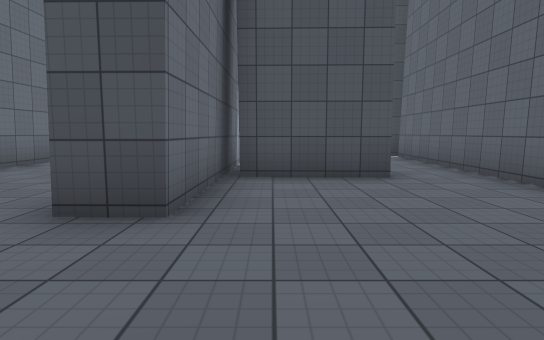
[1] (above)

24 first-person views from a walk through a Unity game level. The camera is 1.3 m above the floor, tilts 6° down and sees 75° across. The floor is counted in squares, 2 m on a side. Each view is taken from the middle of a square. On the plan, view 1 faces up. The plan holds only what a view shows up to about 10 squares ahead; the rest is blank. The place goes on beyond the plan. Surface patterns are stand-ins for the level's own textures.

[2]
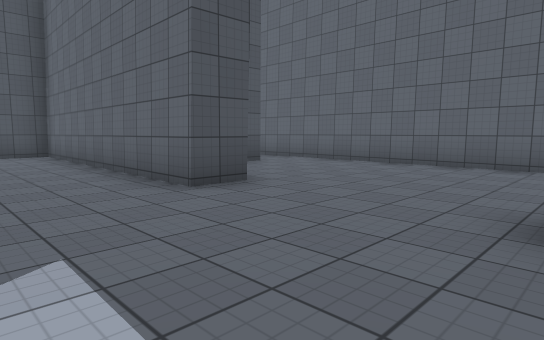

[3]
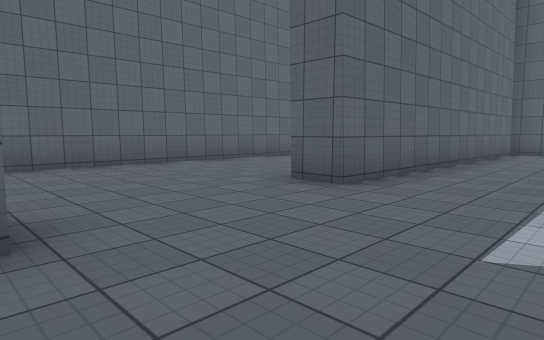

[4]
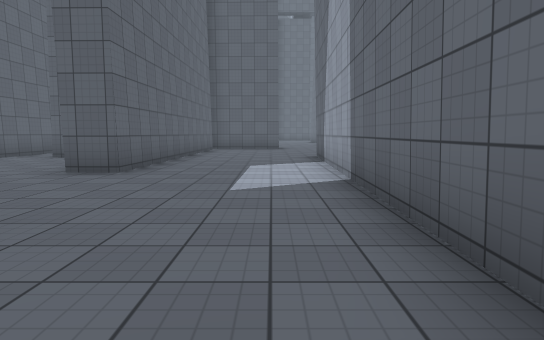

[5]
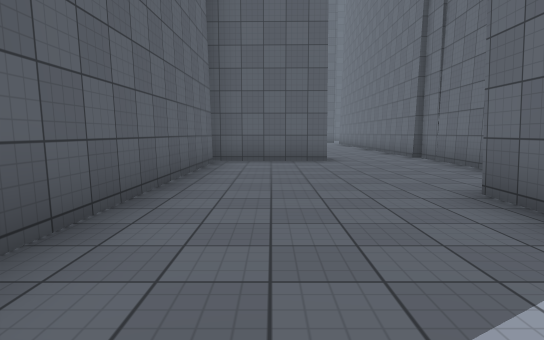

[6]
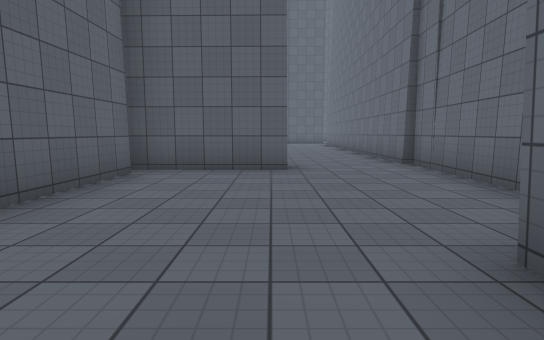

[7]
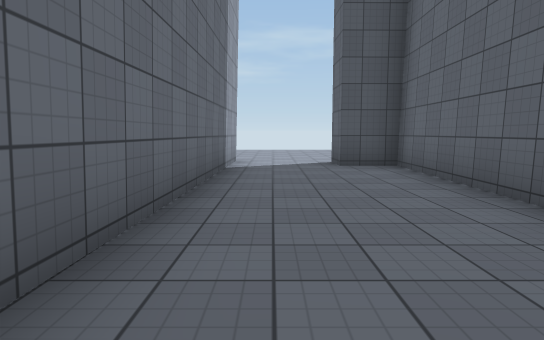

[8]
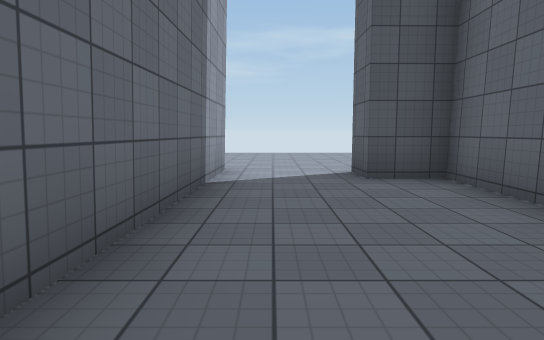

[9]
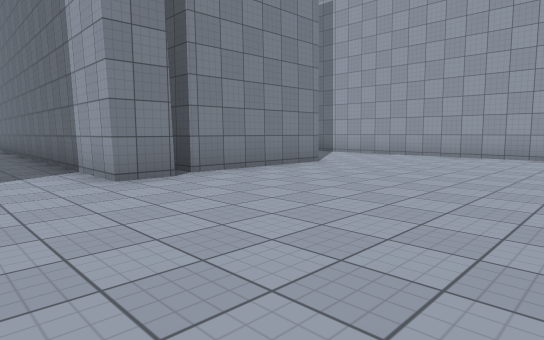

[10]
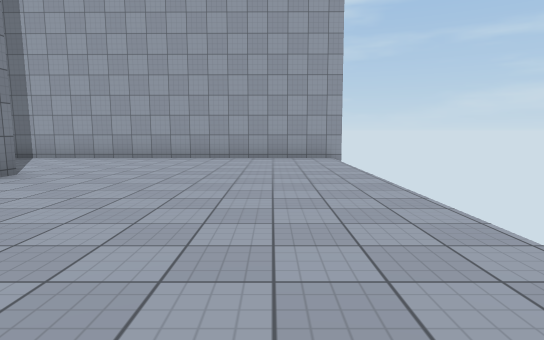

[11]
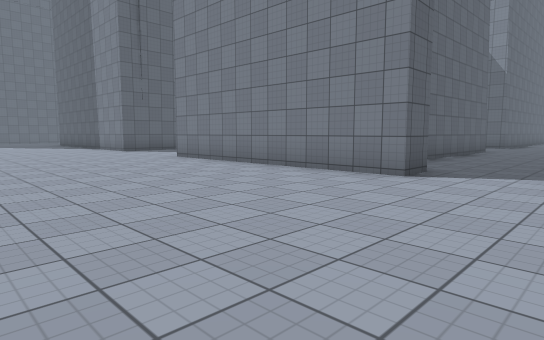

[12]
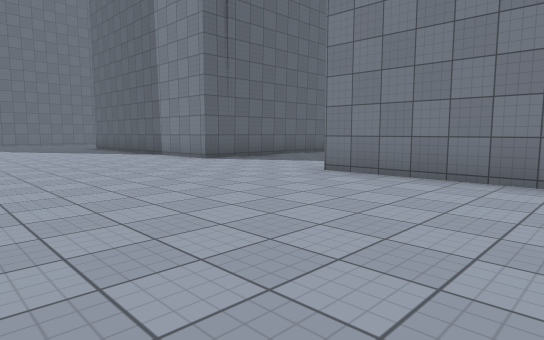

[13]
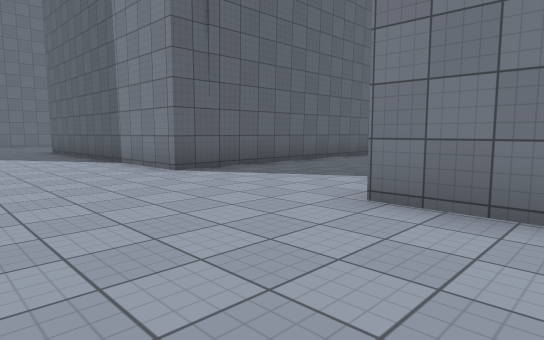

[14]
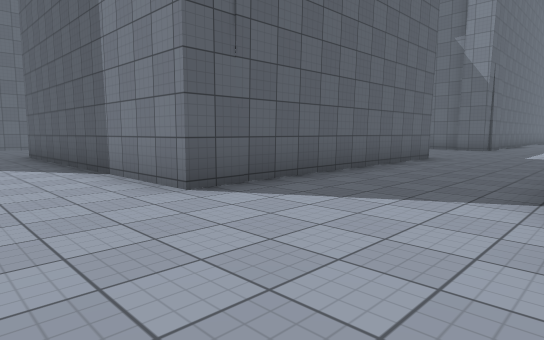

[15]
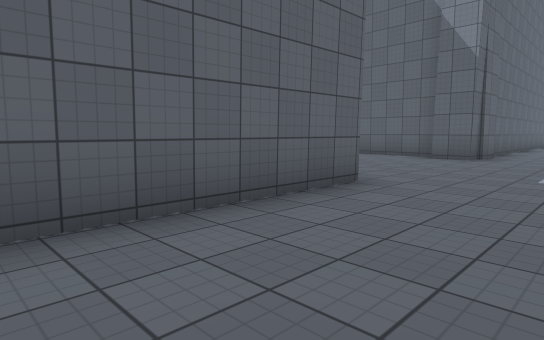

[16]
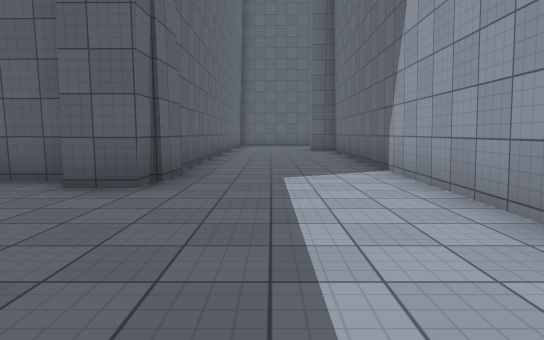

[17]
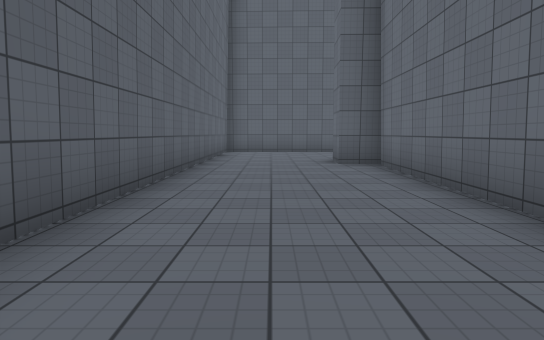

[18]
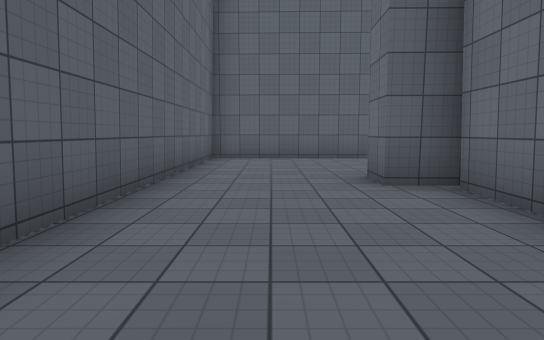

[19]
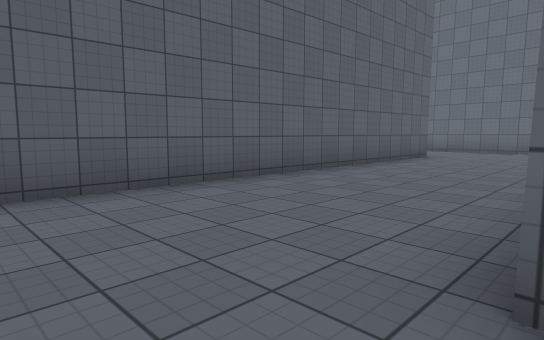

[20]
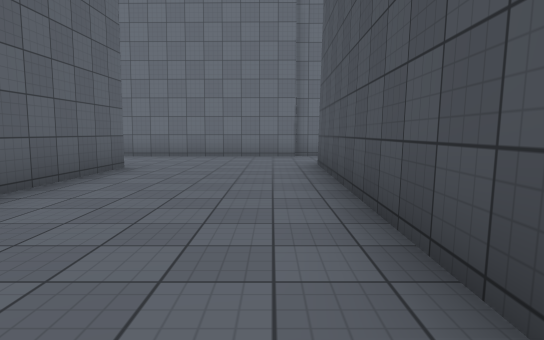

[21]
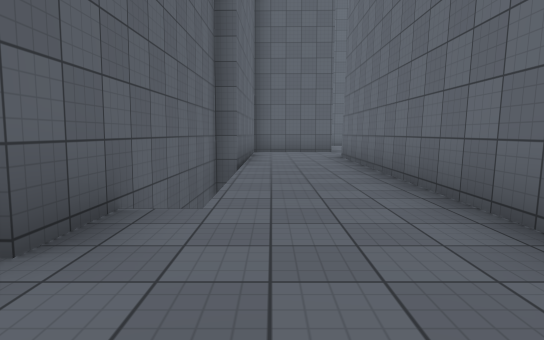

[22]
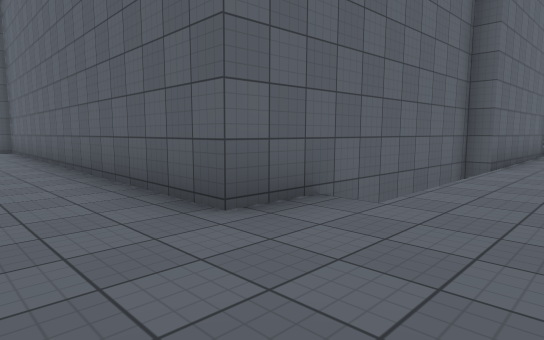

[23]
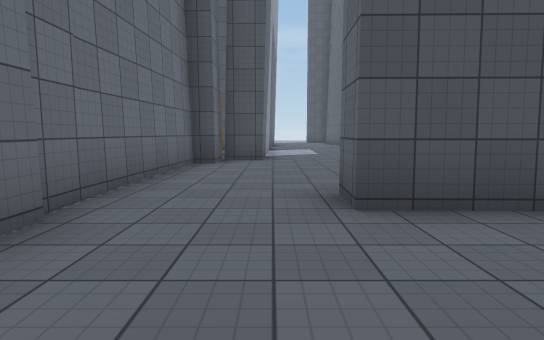

[24]
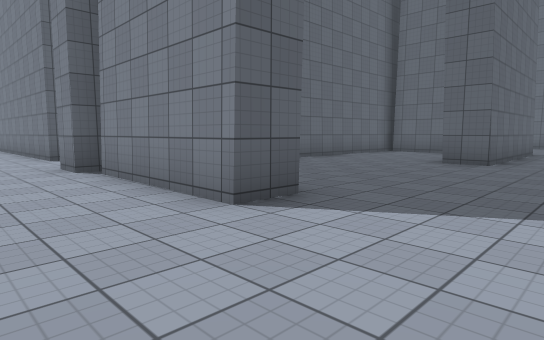

### Floor plan
Points are (right, up) in squares from view 1. A wall is a line through its corners. A room is listed if a view was taken in it or the views show most of it. See-through windows are left out.
Room 1 (views 1, 2, 3, 4, 5, 6, 7, 8)
walls: (1.4, -4.3) (1.9, -4.3); (-0.7, 5.6) (-0.8, 2.7) (-1.7, 2.7) (-1.5, 10) (-2.7, 10) (-2.7, 10.9); (1.7, 5.1) (-0.5, 5.2); (3.1, -5.1) (3.3, 6.6); (-1.7, -8.8) (-1.5, -0.8) (-0.5, -0.8); (-4.3, -10) (-4.3, -9.2) (-1.5, -9.2); (-6.9, -9.4) (-6.9, -10.4); (-4.8, 11.2) (-5.2, -4.7) (-6.2, -4.7) (-6.2, -5.5) (-6.7, -5.5) (-6.7, -9.5)
ways out: opening at (-5.5, -9.5) to room 2; opening at (-3.5, 11) to room 2; opening at (-2, -9); opening at (2, -5); opening at (2.5, 5.5)
Room 2 (views 9, 10, 11, 12, 13, 14, 15, 16, 17, 18, 19, 20, 21, 22, 23, 24)
walls: (7.6, 3.7) (7.6, 11) (11.5, 11.1); (4.1, 0.5) (3.8, -9.1); (7.4, -1.6) (9.7, -1.7); (-2.7, 10.9) (3.8, 11); (-5.9, 4.9) (-5.8, 5.8); (-5.7, 11.2) (-4.8, 11.2); (4.6, -9.3) (4.6, -10.2); (2, -10.2) (-4.3, -10); (-10.1, 5.1) (-9.2, 5.1); (-9.5, 10) (-9.5, 11) (-6.2, 11) (-6.2, 10.3); (-6.7, -10.2) (-6.9, -21.6); (-13.1, 16.9) (-13.2, 8.2); (-3.8, -19.4) (-3.7, -13.8) (7.5, -14.1) (7.6, -1.1) (8.5, -1.1); (-4.4, -22.5) (-4.3, -19.4)
ways out: opening at (-5.5, -9.5) to room 1; opening at (-3.5, 11) to room 1; opening at (-11.5, 5.5); opening at (-7, -22)

Where each view was taken, in squares from view 1:
view 1: 0 up, 0 right, facing up
view 2: 1 down, 4 left, facing up-right
view 3: 3 up, 4 left, facing down-right
view 4: 5 up, 4 left, facing down
view 5: 1 down, 3 left, facing down
view 6: 3 down, 4 left, facing down
view 7: 3 up, 4 left, facing up
view 8: 5 up, 4 left, facing up
view 9: 16 up, 3 left, facing down-left
view 10: 15 up, 4 left, facing left
view 11: 16 up, 5 left, facing down-right
view 12: 16 up, 0 right, facing down-right
view 13: 14 up, 2 right, facing down-right
view 14: 13 up, 4 right, facing down-right
view 15: 8 up, 5 right, facing down-right
view 16: 3 up, 6 right, facing down
view 17: 2 down, 6 right, facing down
view 18: 5 down, 6 right, facing down
view 19: 10 down, 6 right, facing down-left
view 20: 11 down, 3 right, facing left
view 21: 12 down, 5 left, facing down
view 22: 12 down, 6 left, facing down-right
view 23: 13 down, 5 left, facing up
view 24: 13 up, 12 left, facing down-right
